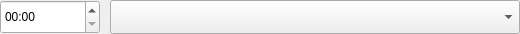
<?xml version="1.0" encoding="UTF-8"?>
<ui version="4.0">
 <class>QCustomCard</class>
 <widget class="QWidget" name="QCustomCard">
  <property name="geometry">
   <rect>
    <x>0</x>
    <y>0</y>
    <width>520</width>
    <height>34</height>
   </rect>
  </property>
  <property name="windowTitle">
   <string>QCustomCard</string>
  </property>
  <property name="styleSheet">
   <string notr="true">#QCustomLabel  {
	background: red;
width: 100px;
}</string>
  </property>
  <layout class="QHBoxLayout" name="horizontalLayout">
   <property name="spacing">
    <number>10</number>
   </property>
   <property name="leftMargin">
    <number>0</number>
   </property>
   <property name="topMargin">
    <number>0</number>
   </property>
   <property name="rightMargin">
    <number>0</number>
   </property>
   <property name="bottomMargin">
    <number>0</number>
   </property>
   <item>
    <widget class="QTimeEdit" name="timeEdit">
     <property name="minimumSize">
      <size>
       <width>100</width>
       <height>34</height>
      </size>
     </property>
     <property name="maximumSize">
      <size>
       <width>100</width>
       <height>34</height>
      </size>
     </property>
     <property name="displayFormat">
      <string notr="true">HH:mm</string>
     </property>
     <property name="calendarPopup">
      <bool>true</bool>
     </property>
    </widget>
   </item>
   <item>
    <widget class="QWidget" name="widget_2" native="true">
     <property name="minimumSize">
      <size>
       <width>410</width>
       <height>34</height>
      </size>
     </property>
     <property name="maximumSize">
      <size>
       <width>410</width>
       <height>34</height>
      </size>
     </property>
     <property name="styleSheet">
      <string notr="true">QLabel
{
	background-color:rgb(228,231,236);
}</string>
     </property>
     <widget class="QComboBox" name="comboBox">
      <property name="geometry">
       <rect>
        <x>0</x>
        <y>-5</y>
        <width>410</width>
        <height>44</height>
       </rect>
      </property>
      <property name="styleSheet">
       <string notr="true">QComboBox  {
	margin-bottom: 5px;
	margin-top: 5px;
}


QAbstractItemView  {
	border:1px solid #a4a4a4;
	border-bottom: 0;
}

QAbstractItemView::item  {
	border: 0;
	padding-left:15px;
}

QAbstractItemView::item:hover  {
	border: 0;
	background: #e5ebff;
}</string>
      </property>
      <property name="currentIndex">
       <number>-1</number>
      </property>
      <property name="frame">
       <bool>true</bool>
      </property>
     </widget>
     <widget class="QWidget" name="widget" native="true">
      <property name="geometry">
       <rect>
        <x>0</x>
        <y>0</y>
        <width>370</width>
        <height>44</height>
       </rect>
      </property>
      <property name="minimumSize">
       <size>
        <width>0</width>
        <height>34</height>
       </size>
      </property>
      <property name="maximumSize">
       <size>
        <width>16777215</width>
        <height>34</height>
       </size>
      </property>
      <property name="styleSheet">
       <string notr="true">QLabel  {
	background: #e4e7ec;
	border-radius: 4px;
	padding-left: 2px;
}</string>
      </property>
     </widget>
    </widget>
   </item>
  </layout>
 </widget>
 <layoutdefault spacing="6" margin="11"/>
 <resources/>
 <connections/>
</ui>
